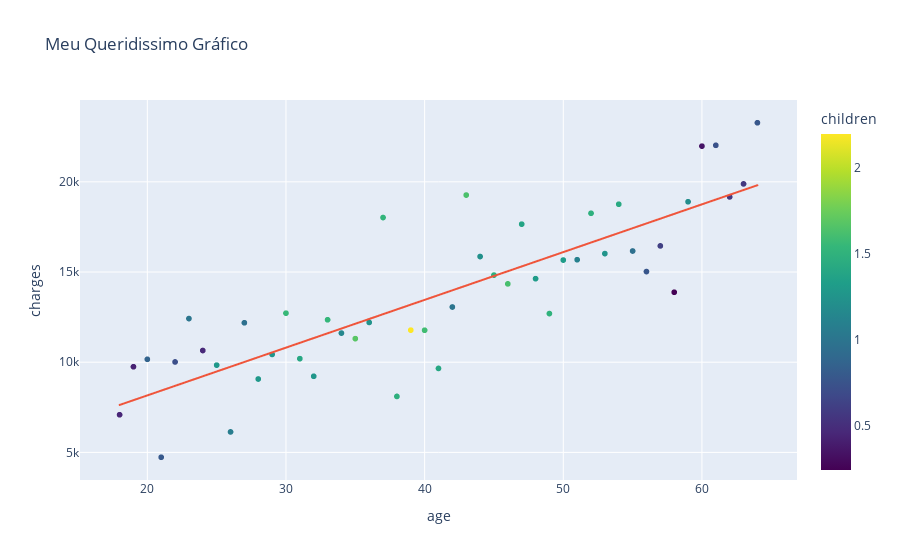

The code cell stored with this chart in its notebook:
### Code cell
px.scatter(dataframe_agg_mean, 
           x=dataframe_agg_mean.index, 
           y="charges", 
           color="children", 
           color_continuous_scale='Viridis',
           render_mode="webgl", 
           title="Meu Queridissimo Gráfico",
           trendline="ols")

### Figure 1 — Plotly figure (JSON) as saved in the notebook; plotly's stock layout.template omitted (floating-point values rounded to 4 significant figures)
{"data": [{"hovertemplate": "age=%{x}<br>charges=%{y}<br>children=%{marker.color}<extra></extra>", "legendgroup": "", "marker": {"color": [0.4493, 0.4265, 0.8621, 0.7857, 0.7143, 1, 0.4643, 1.286, 1.071, 0.9643, 1.286, 1.259, 1.556, 1.407, 1.269, 1.538, 1.154, 1.68, 1.24, 1.52, 1.48, 2.2, 1.593, 1.407, 1, 1.63, 1.222, 1.483, 1.621, 1.379, 1.31, 1.5, 1.31, 1.103, 1.483, 1.25, 1.429, 0.9615, 0.7692, 0.6154, 0.24, 1.2, 0.3478, 0.7391, 0.5652, 0.5652, 0.7727], "coloraxis": "coloraxis", "symbol": "circle"}, "mode": "markers", "name": "", "showlegend": false, "type": "scattergl", "x": [18, 19, 20, 21, 22, 23, 24, 25, 26, 27, 28, 29, 30, 31, 32, 33, 34, 35, 36, 37, 38, 39, 40, 41, 42, 43, 44, 45, 46, 47, 48, 49, 50, 51, 52, 53, 54, 55, 56, 57, 58, 59, 60, 61, 62, 63, 64], "xaxis": "x", "y": [7086.0, 9748.0, 10160.0, 4730.0, 10010.0, 12420.0, 10650.0, 9838.0, 6134.0, 12180.0, 9069.0, 10430.0, 12720.0, 10200.0, 9220.0, 12350.0, 11610.0, 11310.0, 12200.0, 18020.0, 8103.0, 11780.0, 11770.0, 9654.0, 13060.0, 19270.0, 15860.0, 14830.0, 14340.0, 17650.0, 14630.0, 12700.0, 15660.0, 15680.0, 18260.0, 16020.0, 18760.0, 16160.0, 15030.0, 16450.0, 13880.0, 18900.0, 21980.0, 22020.0, 19160.0, 19880.0, 23280.0], "yaxis": "y"}, {"hovertemplate": "<b>OLS trendline</b><br>charges = 264.832 * age + 2862.45<br>R<sup>2</sup>=0.705673<br><br>age=%{x}<br>charges=%{y} <b>(trend)</b><extra></extra>", "legendgroup": "", "marker": {"symbol": "circle"}, "mode": "lines", "name": "", "showlegend": false, "type": "scattergl", "x": [18, 19, 20, 21, 22, 23, 24, 25, 26, 27, 28, 29, 30, 31, 32, 33, 34, 35, 36, 37, 38, 39, 40, 41, 42, 43, 44, 45, 46, 47, 48, 49, 50, 51, 52, 53, 54, 55, 56, 57, 58, 59, 60, 61, 62, 63, 64], "xaxis": "x", "y": [7629.0, 7894.0, 8159.0, 8424.0, 8689.0, 8954.0, 9218.0, 9483.0, 9748.0, 10010.0, 10280.0, 10540.0, 10810.0, 11070.0, 11340.0, 11600.0, 11870.0, 12130.0, 12400.0, 12660.0, 12930.0, 13190.0, 13460.0, 13720.0, 13990.0, 14250.0, 14520.0, 14780.0, 15040.0, 15310.0, 15570.0, 15840.0, 16100.0, 16370.0, 16630.0, 16900.0, 17160.0, 17430.0, 17690.0, 17960.0, 18220.0, 18490.0, 18750.0, 19020.0, 19280.0, 19550.0, 19810.0], "yaxis": "y"}], "layout": {"coloraxis": {"colorbar": {"title": {"text": "children"}}, "colorscale": [[0, "#440154"], [0.1111, "#482878"], [0.2222, "#3e4989"], [0.3333, "#31688e"], [0.4444, "#26828e"], [0.5556, "#1f9e89"], [0.6667, "#35b779"], [0.7778, "#6ece58"], [0.8889, "#b5de2b"], [1, "#fde725"]]}, "legend": {"tracegroupgap": 0}, "title": {"text": "Meu Queridissimo Gráfico"}, "xaxis": {"anchor": "y", "domain": [0, 1], "title": {"text": "age"}}, "yaxis": {"anchor": "x", "domain": [0, 1], "title": {"text": "charges"}}}}
